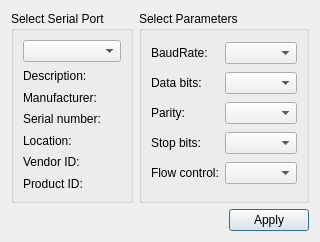
<?xml version="1.0" encoding="UTF-8"?>
<ui version="4.0">
 <class>SettingsDialog</class>
 <widget class="QDialog" name="SettingsDialog">
  <property name="geometry">
   <rect>
    <x>0</x>
    <y>0</y>
    <width>305</width>
    <height>242</height>
   </rect>
  </property>
  <property name="windowTitle">
   <string>Settings</string>
  </property>
  <layout class="QGridLayout" name="gridLayout_3">
   <item row="0" column="0">
    <widget class="QGroupBox" name="selectBox">
     <property name="title">
      <string>Select Serial Port</string>
     </property>
     <layout class="QGridLayout" name="gridLayout">
      <item row="0" column="0">
       <widget class="QComboBox" name="serialPortInfoListBox"/>
      </item>
      <item row="1" column="0">
       <widget class="QLabel" name="descriptionLabel">
        <property name="text">
         <string>Description:</string>
        </property>
       </widget>
      </item>
      <item row="2" column="0">
       <widget class="QLabel" name="manufacturerLabel">
        <property name="text">
         <string>Manufacturer:</string>
        </property>
       </widget>
      </item>
      <item row="3" column="0">
       <widget class="QLabel" name="serialNumberLabel">
        <property name="text">
         <string>Serial number:</string>
        </property>
       </widget>
      </item>
      <item row="4" column="0">
       <widget class="QLabel" name="locationLabel">
        <property name="text">
         <string>Location:</string>
        </property>
       </widget>
      </item>
      <item row="5" column="0">
       <widget class="QLabel" name="vidLabel">
        <property name="text">
         <string>Vendor ID:</string>
        </property>
       </widget>
      </item>
      <item row="6" column="0">
       <widget class="QLabel" name="pidLabel">
        <property name="text">
         <string>Product ID:</string>
        </property>
       </widget>
      </item>
     </layout>
    </widget>
   </item>
   <item row="0" column="1">
    <widget class="QGroupBox" name="parametersBox">
     <property name="title">
      <string>Select Parameters</string>
     </property>
     <layout class="QGridLayout" name="gridLayout_2">
      <item row="0" column="0">
       <widget class="QLabel" name="baudRateLabel">
        <property name="text">
         <string>BaudRate:</string>
        </property>
       </widget>
      </item>
      <item row="0" column="1">
       <widget class="QComboBox" name="baudRateBox"/>
      </item>
      <item row="1" column="0">
       <widget class="QLabel" name="dataBitsLabel">
        <property name="text">
         <string>Data bits:</string>
        </property>
       </widget>
      </item>
      <item row="1" column="1">
       <widget class="QComboBox" name="dataBitsBox"/>
      </item>
      <item row="2" column="0">
       <widget class="QLabel" name="parityLabel">
        <property name="text">
         <string>Parity:</string>
        </property>
       </widget>
      </item>
      <item row="2" column="1">
       <widget class="QComboBox" name="parityBox"/>
      </item>
      <item row="3" column="0">
       <widget class="QLabel" name="stopBitsLabel">
        <property name="text">
         <string>Stop bits:</string>
        </property>
       </widget>
      </item>
      <item row="3" column="1">
       <widget class="QComboBox" name="stopBitsBox"/>
      </item>
      <item row="4" column="0">
       <widget class="QLabel" name="flowControlLabel">
        <property name="text">
         <string>Flow control:</string>
        </property>
       </widget>
      </item>
      <item row="4" column="1">
       <widget class="QComboBox" name="flowControlBox"/>
      </item>
     </layout>
    </widget>
   </item>
   <item row="1" column="0" colspan="2">
    <layout class="QHBoxLayout" name="horizontalLayout">
     <item>
      <spacer name="horizontalSpacer">
       <property name="orientation">
        <enum>Qt::Orientation::Horizontal</enum>
       </property>
       <property name="sizeHint" stdset="0">
        <size>
         <width>96</width>
         <height>20</height>
        </size>
       </property>
      </spacer>
     </item>
     <item>
      <widget class="QPushButton" name="applyButton">
       <property name="text">
        <string>Apply</string>
       </property>
      </widget>
     </item>
    </layout>
   </item>
  </layout>
 </widget>
 <resources/>
 <connections/>
</ui>
